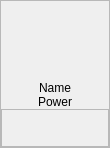
<?xml version="1.0" encoding="UTF-8"?>
<ui version="4.0">
 <class>LuminaireFrame</class>
 <widget class="QFrame" name="LuminaireFrame">
  <property name="geometry">
   <rect>
    <x>0</x>
    <y>0</y>
    <width>110</width>
    <height>148</height>
   </rect>
  </property>
  <property name="minimumSize">
   <size>
    <width>110</width>
    <height>110</height>
   </size>
  </property>
  <property name="maximumSize">
   <size>
    <width>110</width>
    <height>160</height>
   </size>
  </property>
  <property name="windowTitle">
   <string>Frame</string>
  </property>
  <property name="styleSheet">
   <string notr="true"/>
  </property>
  <property name="frameShape">
   <enum>QFrame::StyledPanel</enum>
  </property>
  <property name="frameShadow">
   <enum>QFrame::Raised</enum>
  </property>
  <layout class="QVBoxLayout" name="verticalLayout">
   <property name="spacing">
    <number>0</number>
   </property>
   <property name="leftMargin">
    <number>0</number>
   </property>
   <property name="topMargin">
    <number>0</number>
   </property>
   <property name="rightMargin">
    <number>0</number>
   </property>
   <property name="bottomMargin">
    <number>0</number>
   </property>
   <item>
    <widget class="QLabel" name="labelIcon">
     <property name="minimumSize">
      <size>
       <width>100</width>
       <height>80</height>
      </size>
     </property>
     <property name="maximumSize">
      <size>
       <width>100</width>
       <height>80</height>
      </size>
     </property>
     <property name="text">
      <string/>
     </property>
    </widget>
   </item>
   <item>
    <widget class="QLabel" name="labelName">
     <property name="sizePolicy">
      <sizepolicy hsizetype="Preferred" vsizetype="Expanding">
       <horstretch>0</horstretch>
       <verstretch>0</verstretch>
      </sizepolicy>
     </property>
     <property name="text">
      <string>Name</string>
     </property>
     <property name="alignment">
      <set>Qt::AlignCenter</set>
     </property>
    </widget>
   </item>
   <item>
    <widget class="QLabel" name="labelPower">
     <property name="sizePolicy">
      <sizepolicy hsizetype="Preferred" vsizetype="Expanding">
       <horstretch>0</horstretch>
       <verstretch>0</verstretch>
      </sizepolicy>
     </property>
     <property name="text">
      <string>Power</string>
     </property>
     <property name="alignment">
      <set>Qt::AlignCenter</set>
     </property>
    </widget>
   </item>
   <item>
    <widget class="QFrame" name="frame">
     <property name="frameShape">
      <enum>QFrame::StyledPanel</enum>
     </property>
     <property name="frameShadow">
      <enum>QFrame::Raised</enum>
     </property>
     <property name="lineWidth">
      <number>0</number>
     </property>
     <layout class="QGridLayout" name="gridLayout">
      <property name="leftMargin">
       <number>0</number>
      </property>
      <property name="topMargin">
       <number>0</number>
      </property>
      <property name="rightMargin">
       <number>0</number>
      </property>
      <property name="bottomMargin">
       <number>0</number>
      </property>
      <property name="spacing">
       <number>0</number>
      </property>
      <item row="1" column="4">
       <widget class="QLabel" name="labelGroup8">
        <property name="minimumSize">
         <size>
          <width>16</width>
          <height>16</height>
         </size>
        </property>
        <property name="maximumSize">
         <size>
          <width>16</width>
          <height>16</height>
         </size>
        </property>
        <property name="text">
         <string/>
        </property>
       </widget>
      </item>
      <item row="1" column="2">
       <widget class="QLabel" name="labelGroup6">
        <property name="minimumSize">
         <size>
          <width>16</width>
          <height>16</height>
         </size>
        </property>
        <property name="maximumSize">
         <size>
          <width>16</width>
          <height>16</height>
         </size>
        </property>
        <property name="text">
         <string/>
        </property>
       </widget>
      </item>
      <item row="1" column="3">
       <widget class="QLabel" name="labelGroup7">
        <property name="minimumSize">
         <size>
          <width>16</width>
          <height>16</height>
         </size>
        </property>
        <property name="maximumSize">
         <size>
          <width>16</width>
          <height>16</height>
         </size>
        </property>
        <property name="text">
         <string/>
        </property>
       </widget>
      </item>
      <item row="0" column="1">
       <widget class="QLabel" name="labelGroup1">
        <property name="minimumSize">
         <size>
          <width>16</width>
          <height>16</height>
         </size>
        </property>
        <property name="maximumSize">
         <size>
          <width>16</width>
          <height>16</height>
         </size>
        </property>
        <property name="text">
         <string/>
        </property>
       </widget>
      </item>
      <item row="0" column="4">
       <widget class="QLabel" name="labelGroup4">
        <property name="minimumSize">
         <size>
          <width>16</width>
          <height>16</height>
         </size>
        </property>
        <property name="maximumSize">
         <size>
          <width>16</width>
          <height>16</height>
         </size>
        </property>
        <property name="text">
         <string/>
        </property>
       </widget>
      </item>
      <item row="0" column="2">
       <widget class="QLabel" name="labelGroup2">
        <property name="minimumSize">
         <size>
          <width>16</width>
          <height>16</height>
         </size>
        </property>
        <property name="maximumSize">
         <size>
          <width>16</width>
          <height>16</height>
         </size>
        </property>
        <property name="text">
         <string/>
        </property>
       </widget>
      </item>
      <item row="1" column="1">
       <widget class="QLabel" name="labelGroup5">
        <property name="minimumSize">
         <size>
          <width>16</width>
          <height>16</height>
         </size>
        </property>
        <property name="maximumSize">
         <size>
          <width>16</width>
          <height>16</height>
         </size>
        </property>
        <property name="text">
         <string/>
        </property>
       </widget>
      </item>
      <item row="0" column="3">
       <widget class="QLabel" name="labelGroup3">
        <property name="minimumSize">
         <size>
          <width>16</width>
          <height>16</height>
         </size>
        </property>
        <property name="maximumSize">
         <size>
          <width>16</width>
          <height>16</height>
         </size>
        </property>
        <property name="text">
         <string/>
        </property>
       </widget>
      </item>
      <item row="0" column="0">
       <spacer name="horizontalSpacer">
        <property name="orientation">
         <enum>Qt::Horizontal</enum>
        </property>
        <property name="sizeHint" stdset="0">
         <size>
          <width>40</width>
          <height>20</height>
         </size>
        </property>
       </spacer>
      </item>
      <item row="0" column="5">
       <spacer name="horizontalSpacer_2">
        <property name="orientation">
         <enum>Qt::Horizontal</enum>
        </property>
        <property name="sizeHint" stdset="0">
         <size>
          <width>40</width>
          <height>20</height>
         </size>
        </property>
       </spacer>
      </item>
     </layout>
    </widget>
   </item>
  </layout>
 </widget>
 <resources/>
 <connections/>
</ui>
